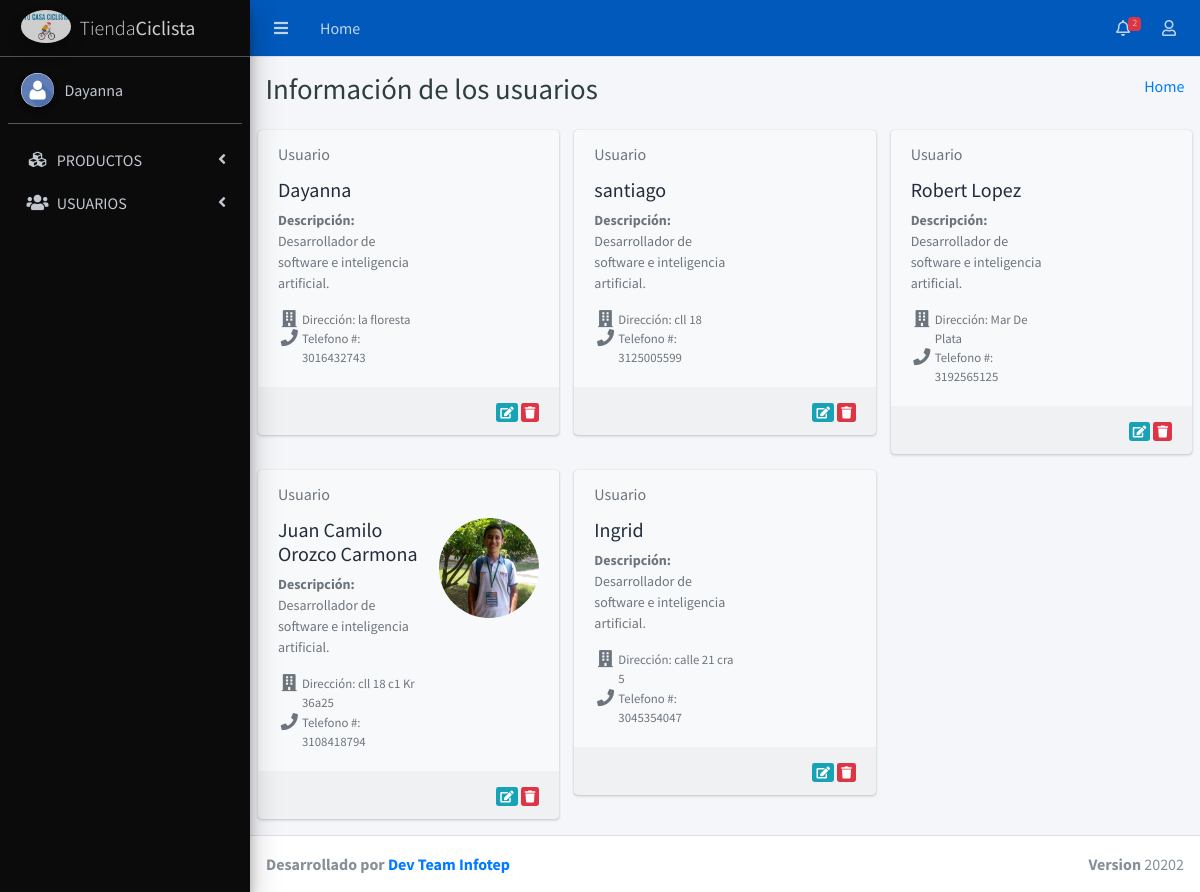
The app's page /views_admin/listado_usuarios.php (signed in) with its own data.
### tables this page shows
CREATE TABLE `info_usuarios` (
  `id` int(11) NOT NULL,
  `nombre` varchar(45) NOT NULL,
  `telefono` bigint(15) NOT NULL,
  `direccion` varchar(45) NOT NULL,
  `usuario` varchar(45) NOT NULL,
  `password` varchar(100) NOT NULL,
  `foto` varchar(256) NOT NULL
);

### views_admin/includes/config.php (called while the page is built)
<?php
	$headerStyle = 'navbar-dark navbar-indigo';
	$lateralStyle = 'sidebar-dark-indigo';
?>

### controllers/controller_consultas_backend.php (called while the page is built, shortened)
<?php
require_once( "../models/models_admin.php");
class ConsultasDB extends DBConfig {
	function consulta_generales($sql){
  		$records = $this->Consultas($sql);
		return $records;
	}
}
class ExtraerDatos extends ConsultasDB
{
	function listadoUsuarios($start=0, $regsCant = 0){
		$sql = "SELECT * FROM info_usuarios";
		$lista = $this->consulta_generales($sql);
		return $lista;
	}
}
?>

### models/models_admin.php (called while the page is built, shortened)
<?php
class DBConfig {
    var $db_link;
    var $conn = false;
	function conexion($host='localhost',$user='root',$pass='123456789',$db='db_tienda_ciclista'){
        $this->host = $host;
        $this->user = $user;
        $this->pass = $pass;
        $this->db = $db;
        try{
			$this->db_link = new PDO("mysql:host={$this->host};dbname={$this->db}", $this->user, $this->pass);
			$this->db_link->setAttribute(PDO::ATTR_ERRMODE, PDO::ERRMODE_EXCEPTION);
			$this->conn = true;
			return $this->db_link;
		}catch(PDOException $exception){
			echo $exception->getMessage();
			$this->error_message =$exception->getMessage();
		}
    }
	public function Consultas($Query){
		$this->error_message = "";
		$sql = $this->db_link->prepare($Query);
		try{
			if ($sql->execute()){
				$sql->setFetchMode(PDO::FETCH_ASSOC);
				$records_query = $sql->fetchAll();
				if($sql->rowCount()>0)
					return $records_query;
				else
					return false;
			}else{
				$this->error_message = "-captura manual del error".$this->error_message;
				return false;
			}
		}catch(PDOException $exception){
			$this->error_message =$exception->getMessage();
		}
	}
    function close() {
        if ($this->conn){
        	$this->db_link = null;
            $this -> conn = false;
        }
    }
}
?>

### views_admin/listado_usuarios.php (the view, shortened to what this page needs)
<?php
  include "../controllers/controller_consultas_backend.php";
?>
<!DOCTYPE html>
<html>
<head>
    <link rel="stylesheet" href="../templates/AdminLTE-3.0.5/plugins/fontawesome-free/css/all.min.css">
    <link rel="stylesheet" href="https://code.ionicframework.com/ionicons/2.0.1/css/ionicons.min.css">
    <link rel="stylesheet" href="../templates/AdminLTE-3.0.5/dist/css/adminlte.min.css">
    <link rel="stylesheet" href="../templates/AdminLTE-3.0.5/plugins/overlayScrollbars/css/OverlayScrollbars.min.css">
    <link href="../CSS/style.css" rel="stylesheet">
</head>
<body>
    <?php include "includes/config.php"; ?>
    <div class="wrapper">
        <nav class="main-header navbar navbar-expand <?php echo $headerStyle; ?>" id="header">
            <?php
      include "includes/header.php";
    ?>
        </nav>
        <aside class="main-sidebar <?php echo $lateralStyle; ?> elevation-4" id="lateral">
            <?php
    include "includes/lateralaside.php";
     ?>
        </aside>
        <div class="content-wrapper">
            <section class="content-header">
                <div class="container-fluid">
                    <div class="row mb-2">
                        <div class="col-sm-6">
                            <h1>Información de los usuarios</h1>
                        </div>
                        <div class="col-sm-6">
                            <ol class="breadcrumb float-sm-right">
                                <li class="breadcrumb-item"><a href="index_admin.php">Home</a></li>
                            </ol>
                        </div>
                    </div>
                </div>
            </section>
            <section class="content">
                <?php
            $objDB = new ExtraerDatos();
            $listadousuarios = $objDB->listadoUsuarios();
            if($listadousuarios){
              echo "<div class='row'>";
            foreach ($listadousuarios as $rows){
        ?>
                <div class="col-12 col-sm-6 col-md-4">
                    <div class="card bg-light">
                        <div class="card-header text-muted border-bottom-0">
                            Usuario
                        </div>
                        <div class="card-body pt-0">
                            <div class="row">
                                <div class="col-7">
                                    <h2 class="lead"><b><?php echo $rows["nombre"]; ?></b></h2>
                                    <p class="text-muted text-sm"><b>Descripción: </b>Desarrollador de software e
                                        inteligencia artificial. </p>
                                    <ul class="ml-4 mb-0 fa-ul text-muted">
                                        <li class="small"><span class="fa-li"><i
                                                    class="fas fa-lg fa-building"></i></span> Dirección:
                                            <?php echo $rows["direccion"]; ?></li>
                                        <li class="small"><span class="fa-li"><i
                                                    class="fas fa-lg fa-phone"></i></span>Telefono #:
                                            <?php echo $rows["telefono"]; ?></li>
                                    </ul>
                                </div>
                                <div class="col-5 text-center">
                                    <img src="../<?php echo $rows['foto']; ?>" alt="" class="img-circle img-fluid">
                                </div>
                            </div>
                        </div>
                        <div class="card-footer">
                            <div class="text-right">
                                <a href="editar_perfil_usuarios.php?cp=<?php echo $rows['id']; ?>"
                                    class="bnt btn-xs btn-info"><i class="fa fa-edit"></i></a>
                                <a href="eliminar_usuarios.php?cp=<?php echo $rows['id']; ?>"
                                    class="bnt btn-xs btn-danger"><i class="fa fa-trash"></i></a>
                            </div>
                        </div>
                    </div>
                </div>
                <?php
            }
            echo "</div>";
            }else{
              echo "No hay datos o no se pudo conectar a la fuente";
            }
            ?>
            </section>
        </div>
        <footer class="main-footer">
            <?php
      include "includes/footer.php";
     ?>
        </footer>
    </div>
</body>
</html>

### CSS/style.css (style rules this page uses)
h1 { color: #2e3e3e; }
#lateral { background-color: #0b0b0b; }
#header { background-color: rgb(0 89 187); }

### records on screen
info_usuarios: nombre "Dayanna", direccion "la floresta", telefono "3016432743"
info_usuarios: nombre "santiago", direccion "cll 18", telefono "3125005599"
info_usuarios: nombre "Robert Lopez", direccion "Mar De Plata", telefono "3192565125"
info_usuarios: nombre "Juan Camilo Orozco Carmona", direccion "cll 18 c1 Kr 36a25", telefono "3108418794", foto (picture)
info_usuarios: nombre "Ingrid", direccion "calle 21 cra 5", telefono "3045354047"

### other values on screen
$nombre "Dayanna"
